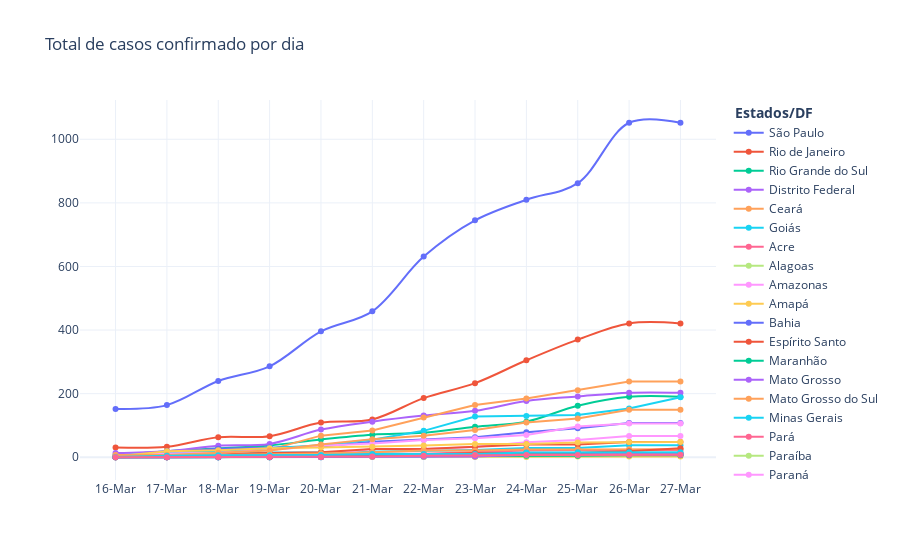

Notebook source saved alongside this figure:
### Code cell
# Plot confirmed cases
fig = go.Figure(
    [
        go.Scatter(x = dadosgeral.Estado, y = dadosgeral.SP, mode = 'markers+lines', name="São Paulo", line_shape='spline'),
        go.Scatter(x = dadosgeral.Estado, y = dadosgeral.RJ, mode = 'markers+lines', name="Rio de Janeiro", line_shape='spline'),
         go.Scatter(x = dadosgeral.Estado, y = dadosgeral.RS, mode = 'markers+lines', name="Rio Grande do Sul", line_shape='spline'),
        go.Scatter(x = dadosgeral.Estado, y = dadosgeral.DF, mode = 'markers+lines', name="Distrito Federal", line_shape='spline'),
        go.Scatter(x = dadosgeral.Estado, y = dadosgeral.CE, mode = 'markers+lines', name="Ceará"),
        go.Scatter(x = dadosgeral.Estado, y = dadosgeral.GO, mode = 'markers+lines', name="Goiás"),
        go.Scatter(x = dadosgeral.Estado, y = dadosgeral.AC, mode = 'markers+lines', name="Acre"),
        go.Scatter(x = dadosgeral.Estado, y = dadosgeral.AL, mode = 'markers+lines', name="Alagoas"),
        go.Scatter(x = dadosgeral.Estado, y = dadosgeral.AM, mode = 'markers+lines', name="Amazonas"),
        go.Scatter(x = dadosgeral.Estado, y = dadosgeral.AP, mode = 'markers+lines', name="Amapá"),
        go.Scatter(x = dadosgeral.Estado, y = dadosgeral.BA, mode = 'markers+lines', name="Bahia"),
        
        go.Scatter(x = dadosgeral.Estado, y = dadosgeral.ES, mode = 'markers+lines', name="Espírito Santo"),
        go.Scatter(x = dadosgeral.Estado, y = dadosgeral.MA, mode = 'markers+lines', name="Maranhão"),
        go.Scatter(x = dadosgeral.Estado, y = dadosgeral.MT, mode = 'markers+lines', name="Mato Grosso"),
        go.Scatter(x = dadosgeral.Estado, y = dadosgeral.MS, mode = 'markers+lines', name="Mato Grosso do Sul"),
        go.Scatter(x = dadosgeral.Estado, y = dadosgeral.MG, mode = 'markers+lines', name="Minas Gerais"),
        go.Scatter(x = dadosgeral.Estado, y = dadosgeral.PA, mode = 'markers+lines', name="Pará"),
        go.Scatter(x = dadosgeral.Estado, y = dadosgeral.PB, mode = 'markers+lines', name="Paraíba"),
        go.Scatter(x = dadosgeral.Estado, y = dadosgeral.PR, mode = 'markers+lines', name="Paraná"),
        go.Scatter(x = dadosgeral.Estado, y = dadosgeral.PE, mode = 'markers+lines', name="Pernambuco"),
        go.Scatter(x = dadosgeral.Estado, y = dadosgeral.PI, mode = 'markers+lines', name="Piauí"),
        go.Scatter(x = dadosgeral.Estado, y = dadosgeral.RN, mode = 'markers+lines', name="Rio Grande do Norte"),
        
        go.Scatter(x = dadosgeral.Estado, y = dadosgeral.RO, mode = 'markers+lines', name="Rondônia"),
        go.Scatter(x = dadosgeral.Estado, y = dadosgeral.RR, mode = 'markers+lines', name="Roraima"),
        go.Scatter(x = dadosgeral.Estado, y = dadosgeral.SC, mode = 'markers+lines', name="Santa Catarina"),
        go.Scatter(x = dadosgeral.Estado, y = dadosgeral.SE, mode = 'markers+lines', name="Sergipe"),
        go.Scatter(x = dadosgeral.Estado, y = dadosgeral.TO, mode = 'markers+lines', name="Tocantins"),
    ]
)

fig.update_layout(title='Total de casos confirmado por dia',legend_title='<b> Estados/DF </b>',
                   
                   showlegend=True, template="plotly_white",direction='clockwise')

fig.show()

### Figure 1 — Plotly figure (JSON) as saved in the notebook; plotly's stock layout.template omitted (floating-point values rounded to 4 significant figures)
{"data": [{"line": {"shape": "spline"}, "mode": "markers+lines", "name": "São Paulo", "type": "scatter", "x": ["16-Mar", "17-Mar", "18-Mar", "19-Mar", "20-Mar", "21-Mar", "22-Mar", "23-Mar", "24-Mar", "25-Mar", "26-Mar", "27-Mar"], "y": [152, 164, 240, 286, 396, 459, 631, 745, 810, 862, 1052, 1052]}, {"line": {"shape": "spline"}, "mode": "markers+lines", "name": "Rio de Janeiro", "type": "scatter", "x": ["16-Mar", "17-Mar", "18-Mar", "19-Mar", "20-Mar", "21-Mar", "22-Mar", "23-Mar", "24-Mar", "25-Mar", "26-Mar", "27-Mar"], "y": [31, 33, 63, 66, 109, 119, 186, 233, 305, 370, 421, 421]}, {"line": {"shape": "spline"}, "mode": "markers+lines", "name": "Rio Grande do Sul", "type": "scatter", "x": ["16-Mar", "17-Mar", "18-Mar", "19-Mar", "20-Mar", "21-Mar", "22-Mar", "23-Mar", "24-Mar", "25-Mar", "26-Mar", "27-Mar"], "y": [6, 19, 28, 37, 56, 71, 77, 96, 112, 162, 190, 190]}, {"line": {"shape": "spline"}, "mode": "markers+lines", "name": "Distrito Federal", "type": "scatter", "x": ["16-Mar", "17-Mar", "18-Mar", "19-Mar", "20-Mar", "21-Mar", "22-Mar", "23-Mar", "24-Mar", "25-Mar", "26-Mar", "27-Mar"], "y": [13, 19, 36, 42, 87, 112, 131, 146, 177, 191, 203, 203]}, {"mode": "markers+lines", "name": "Ceará", "type": "scatter", "x": ["16-Mar", "17-Mar", "18-Mar", "19-Mar", "20-Mar", "21-Mar", "22-Mar", "23-Mar", "24-Mar", "25-Mar", "26-Mar", "27-Mar"], "y": [0, 11, 20, 24, 68, 84, 125, 164, 185, 211, 238, 238]}, {"mode": "markers+lines", "name": "Goiás", "type": "scatter", "x": ["16-Mar", "17-Mar", "18-Mar", "19-Mar", "20-Mar", "21-Mar", "22-Mar", "23-Mar", "24-Mar", "25-Mar", "26-Mar", "27-Mar"], "y": [3, 10, 12, 15, 15, 18, 21, 23, 29, 29, 38, 38]}, {"mode": "markers+lines", "name": "Acre", "type": "scatter", "x": ["16-Mar", "17-Mar", "18-Mar", "19-Mar", "20-Mar", "21-Mar", "22-Mar", "23-Mar", "24-Mar", "25-Mar", "26-Mar", "27-Mar"], "y": [0, 3, 3, 3, 7, 11, 11, 17, 21, 23, 23, 23]}, {"mode": "markers+lines", "name": "Alagoas", "type": "scatter", "x": ["16-Mar", "17-Mar", "18-Mar", "19-Mar", "20-Mar", "21-Mar", "22-Mar", "23-Mar", "24-Mar", "25-Mar", "26-Mar", "27-Mar"], "y": [1, 1, 1, 4, 6, 7, 7, 8, 10, 11, 11, 11]}, {"mode": "markers+lines", "name": "Amazonas", "type": "scatter", "x": ["16-Mar", "17-Mar", "18-Mar", "19-Mar", "20-Mar", "21-Mar", "22-Mar", "23-Mar", "24-Mar", "25-Mar", "26-Mar", "27-Mar"], "y": [1, 1, 2, 3, 7, 26, 26, 32, 47, 54, 67, 67]}, {"mode": "markers+lines", "name": "Amapá", "type": "scatter", "x": ["16-Mar", "17-Mar", "18-Mar", "19-Mar", "20-Mar", "21-Mar", "22-Mar", "23-Mar", "24-Mar", "25-Mar", "26-Mar", "27-Mar"], "y": [0, 0, 0, 0, 1, 1, 1, 1, 1, 2, 2, 2]}, {"mode": "markers+lines", "name": "Bahia", "type": "scatter", "x": ["16-Mar", "17-Mar", "18-Mar", "19-Mar", "20-Mar", "21-Mar", "22-Mar", "23-Mar", "24-Mar", "25-Mar", "26-Mar", "27-Mar"], "y": [2, 16, 27, 31, 34, 49, 55, 63, 79, 91, 108, 108]}, {"mode": "markers+lines", "name": "Espírito Santo", "type": "scatter", "x": ["16-Mar", "17-Mar", "18-Mar", "19-Mar", "20-Mar", "21-Mar", "22-Mar", "23-Mar", "24-Mar", "25-Mar", "26-Mar", "27-Mar"], "y": [1, 8, 11, 13, 16, 26, 26, 33, 40, 40, 48, 48]}, {"mode": "markers+lines", "name": "Maranhão", "type": "scatter", "x": ["16-Mar", "17-Mar", "18-Mar", "19-Mar", "20-Mar", "21-Mar", "22-Mar", "23-Mar", "24-Mar", "25-Mar", "26-Mar", "27-Mar"], "y": [0, 0, 0, 0, 0, 2, 2, 8, 8, 8, 10, 10]}, {"mode": "markers+lines", "name": "Mato Grosso", "type": "scatter", "x": ["16-Mar", "17-Mar", "18-Mar", "19-Mar", "20-Mar", "21-Mar", "22-Mar", "23-Mar", "24-Mar", "25-Mar", "26-Mar", "27-Mar"], "y": [0, 0, 0, 0, 1, 2, 2, 6, 7, 9, 11, 11]}, {"mode": "markers+lines", "name": "Mato Grosso do Sul", "type": "scatter", "x": ["16-Mar", "17-Mar", "18-Mar", "19-Mar", "20-Mar", "21-Mar", "22-Mar", "23-Mar", "24-Mar", "25-Mar", "26-Mar", "27-Mar"], "y": [2, 6, 7, 9, 12, 16, 21, 21, 24, 24, 25, 25]}, {"mode": "markers+lines", "name": "Minas Gerais", "type": "scatter", "x": ["16-Mar", "17-Mar", "18-Mar", "19-Mar", "20-Mar", "21-Mar", "22-Mar", "23-Mar", "24-Mar", "25-Mar", "26-Mar", "27-Mar"], "y": [5, 14, 19, 29, 38, 55, 83, 128, 130, 133, 153, 189]}, {"mode": "markers+lines", "name": "Pará", "type": "scatter", "x": ["16-Mar", "17-Mar", "18-Mar", "19-Mar", "20-Mar", "21-Mar", "22-Mar", "23-Mar", "24-Mar", "25-Mar", "26-Mar", "27-Mar"], "y": [0, 0, 1, 1, 2, 4, 4, 5, 5, 7, 13, 13]}, {"mode": "markers+lines", "name": "Paraíba", "type": "scatter", "x": ["16-Mar", "17-Mar", "18-Mar", "19-Mar", "20-Mar", "21-Mar", "22-Mar", "23-Mar", "24-Mar", "25-Mar", "26-Mar", "27-Mar"], "y": [0, 0, 1, 1, 1, 1, 1, 2, 3, 5, 6, 9]}, {"mode": "markers+lines", "name": "Paraná", "type": "scatter", "x": ["16-Mar", "17-Mar", "18-Mar", "19-Mar", "20-Mar", "21-Mar", "22-Mar", "23-Mar", "24-Mar", "25-Mar", "26-Mar", "27-Mar"], "y": [6, 12, 14, 23, 36, 43, 54, 60, 70, 97, 106, 106]}, {"mode": "markers+lines", "name": "Pernambuco", "type": "scatter", "x": ["16-Mar", "17-Mar", "18-Mar", "19-Mar", "20-Mar", "21-Mar", "22-Mar", "23-Mar", "24-Mar", "25-Mar", "26-Mar", "27-Mar"], "y": [2, 19, 22, 28, 31, 33, 37, 42, 42, 46, 48, 48]}, {"mode": "markers+lines", "name": "Piauí", "type": "scatter", "x": ["16-Mar", "17-Mar", "18-Mar", "19-Mar", "20-Mar", "21-Mar", "22-Mar", "23-Mar", "24-Mar", "25-Mar", "26-Mar", "27-Mar"], "y": [0, 0, 0, 3, 4, 4, 6, 6, 8, 8, 9, 9]}, {"mode": "markers+lines", "name": "Rio Grande do Norte", "type": "scatter", "x": ["16-Mar", "17-Mar", "18-Mar", "19-Mar", "20-Mar", "21-Mar", "22-Mar", "23-Mar", "24-Mar", "25-Mar", "26-Mar", "27-Mar"], "y": [1, 1, 1, 1, 1, 9, 9, 13, 14, 14, 19, 28]}, {"mode": "markers+lines", "name": "Rondônia", "type": "scatter", "x": ["16-Mar", "17-Mar", "18-Mar", "19-Mar", "20-Mar", "21-Mar", "22-Mar", "23-Mar", "24-Mar", "25-Mar", "26-Mar", "27-Mar"], "y": [0, 0, 0, 0, 1, 3, 3, 3, 5, 5, 6, 6]}, {"mode": "markers+lines", "name": "Roraima", "type": "scatter", "x": ["16-Mar", "17-Mar", "18-Mar", "19-Mar", "20-Mar", "21-Mar", "22-Mar", "23-Mar", "24-Mar", "25-Mar", "26-Mar", "27-Mar"], "y": [0, 0, 0, 0, 0, 2, 2, 2, 8, 8, 8, 8]}, {"mode": "markers+lines", "name": "Santa Catarina", "type": "scatter", "x": ["16-Mar", "17-Mar", "18-Mar", "19-Mar", "20-Mar", "21-Mar", "22-Mar", "23-Mar", "24-Mar", "25-Mar", "26-Mar", "27-Mar"], "y": [7, 7, 14, 21, 40, 57, 68, 86, 109, 122, 149, 149]}, {"mode": "markers+lines", "name": "Sergipe", "type": "scatter", "x": ["16-Mar", "17-Mar", "18-Mar", "19-Mar", "20-Mar", "21-Mar", "22-Mar", "23-Mar", "24-Mar", "25-Mar", "26-Mar", "27-Mar"], "y": [1, 5, 6, 6, 7, 10, 10, 10, 15, 16, 16, 16]}, {"mode": "markers+lines", "name": "Tocantins", "type": "scatter", "x": ["16-Mar", "17-Mar", "18-Mar", "19-Mar", "20-Mar", "21-Mar", "22-Mar", "23-Mar", "24-Mar", "25-Mar", "26-Mar", "27-Mar"], "y": [0, 0, 1, 1, 1, 2, 5, 7, 7, 7, 8, 8]}], "layout": {"direction": "clockwise", "legend": {"title": {"text": "<b> Estados/DF </b>"}}, "showlegend": true, "title": {"text": "Total de casos confirmado por dia"}}}
